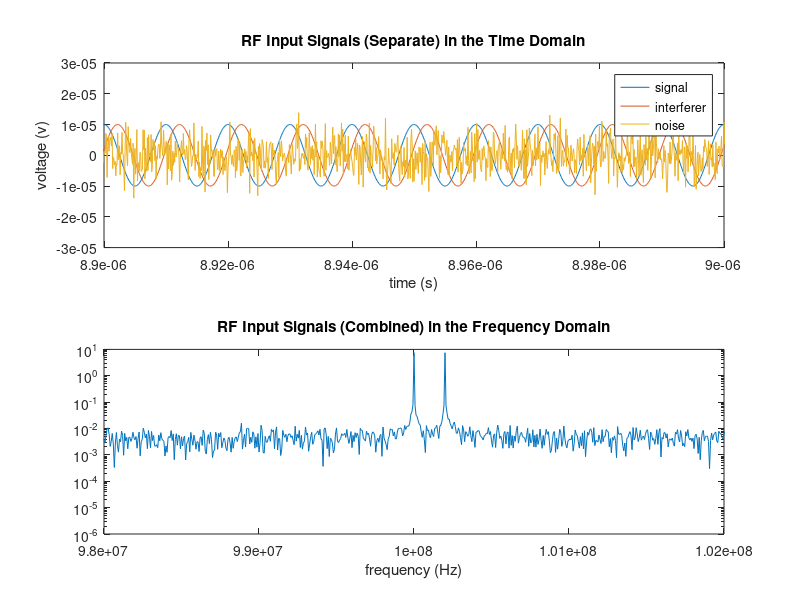

This figure's MATLAB source: (Note: this script raises an error after producing the figure.)
clear all; close all;

% simulation settings
t_step = 1e-10;
Nyq = 1/(2*t_step);
t = 0:t_step:1500e-7;

% tuner settings (band it's tuned to, IF frequency and BW, local oscillator frequency, etc.)
tuned_freq = 100 * 1e6;
F_IF = 450 * 1e3;
IF_BW = 200 * 1e3; % 300 * 1e3
F_LO = tuned_freq - F_IF;

% ADC setup (for a RF single channel, i.e. one set of both I and Q)
ADC_Fs = 3 * 1e6;
channel_Fs =  ADC_Fs / (4*2); % sample rate per I/Q channel
ADC_BW = 50 * 1e6; % 3dB bandwidth of the ADC front end
% TODO: adc quantization, full scale, number of bits

%% setup the signals to input
% signal of interest
w_s = 100 * 1e6 * 2 * pi; % [rad/s]
A_s = 10 * 1e-6; % [volts]
s = A_s * cos(w_s * t);

% interferer
w_i = 100.2 * 1e6 * 2 * pi; % [rad/s]
A_i = 10 * 1e-6; % [volts]
s_i = A_i * cos(w_i * t);

% noise
k = 1.380649e-23;
T = 25 + 273;
N0 = k*T;% [W/Hz]
noise_power = N0 * Nyq;
n = sqrt(noise_power) * randn(size(t));

rf_in = s + s_i + n;

%% plots of input signals
figure()
% time domain
subplot(2,1,1);
plot(t, s, t, s_i, t, n);
legend('signal', 'interferer', 'noise');
xlabel('time (s)');
ylabel('voltage (v)');
title('RF Input Signals (Separate) in the Time Domain');
xlim([8.9e-6 9e-6]);
% freq domain
subplot(2,1,2);
f = abs(fftshift(fft(rf_in)));
freqs = linspace(-Nyq, Nyq, length(f));
semilogy(freqs, f);
xlabel('frequency (Hz)');
title('RF Input Signals (Combined) in the Frequency Domain');
xlim([98e6 102e6]);


%% External LNA
% models the gain, (non)-linearity and NF of the external LNA
gain = 14; % dB
NF = 2.8; % dB
IIP3 = 29 - gain; % dBm
[LNA_out, LNA_transfer] = LNA(gain, NF, IIP3, rf_in);

%% plot what the LNA is doing
figure();
% transfer function of LNA
subplot(2,1,1);
plot(LNA_transfer.x, LNA_transfer.y);
title('Input vs. Output for LNA');
xlabel('Input [V]');
ylabel('Output [V]');
% input vs. output in FD
subplot(2,1,2);
f = abs(fftshift(fft(rf_in)));
freqs = linspace(-Nyq, Nyq, length(f));
semilogy(freqs, f);
hold on;
f = abs(fftshift(fft(LNA_out)));
freqs = linspace(-Nyq, Nyq, length(f));
semilogy(freqs, f);
hold off;
xlabel('frequency (Hz)');
title('Frequency Domain');
legend('Signal into LNA', 'Signal Out of LNA');
xlim([98e6 102e6]);

%% Channel selection filter
% this channel selection is done by the tuner, but is more easily modelled out the front here
[CS_out, CS_transfer] = channel_selection_filter(F_LO + F_IF, IF_BW, t, LNA_out);

%% plot what's happening with the channel selection filter
figure();
% fft of input compared with freq response of filter
subplot(3,1,1);
f = abs(fftshift(fft(LNA_out)));
freqs = linspace(-Nyq, Nyq, length(f));
semilogy(freqs, f);
hold on;
semilogy(CS_transfer.f, CS_transfer.H);
hold off;
xlabel('Frequency (Hz)');
ylabel('Magnitude');
legend('Input', '|H(f)| of filter');
xlim([98e6 102e6]);
title('Input to Tuner and |H(f)| of Channel Selection Filter');
% filtered signal in freq domain
subplot(3,1,2);
f = abs(fftshift(fft(CS_out)));
freqs = linspace(-Nyq, Nyq, length(f));
semilogy(freqs, f);
title('Output Signal (Frequency Domain)');
xlabel('Frequency (Hz)');
ylabel('Magnitude');
xlim([98e6 102e6]);
% filtered signal in time domain
subplot(3,1,3);
plot(t, CS_out);
xlim([8.9e-6 9e-6]);
xlabel('Time [s]');
ylabel('s(t) [v]');
title('Output Signal (Time Domain)');


%% RF part of tuner
% models the tuner's overall gain (frequency dependent)
% models all non-linearities in tuner
% models all noise introduced by tuner (except phase noise)
tuner_RF_out = CS_out; % TODO: proper implementation

%% Baseband part of tuner
% models downconversion (ideal--should this be ideal? maybe not to model IIP3, etc.)
% models phase noise on local oscillator
% models I/Q phase mismatch
% models I/Q amplitude mismatch
[I_LO, Q_LO] = local_oscillator(F_LO, t);

[I_tmp, Q_tmp] = mixer(tuner_RF_out, I_LO, Q_LO);

% filter again
I_baseband = fft_lowpass(I_tmp, t, ADC_BW);
Q_baseband = fft_lowpass(Q_tmp, t, ADC_BW);

%% plot the downconversion stuff
figure();
% look at LO signals
subplot(2,2,1);
plot(t, I_LO, t, Q_LO);
xlabel('Time [s]');
ylabel('v(t) [V]');
title('Local Oscillator Output');
legend('In-phase', 'Quadrature');
xlim([0 10*1e-8]);
subplot(2,2,2);
f = abs(fftshift(fft(I_LO + Q_LO)));
freqs = linspace(-Nyq, Nyq, length(f));
semilogy(freqs, f);
hold on;
f = abs(fftshift(fft(tuner_RF_out)));
freqs = linspace(-Nyq, Nyq, length(f));
semilogy(freqs, f);
hold off;
title('Frequency Domain');
xlabel('Frequency (Hz)');
ylabel('Magnitude');
legend('Local Oscillator Output', 'RF (filtered and amplified)');
xlim([(F_LO - 5e6) (F_LO + 5e6)]);
% look at the mixer output
subplot(2,2,3);
plot(t, I_baseband, t, Q_baseband);
xlabel('Time [s]');
ylabel('v(t) [V]');
title('Mixer Output');
legend('In-phase', 'Quadrature');
subplot(2,2,4);
f = abs(fftshift(fft(I_baseband)));
freqs = linspace(-Nyq, Nyq, length(f));
semilogy(freqs, f);
hold on;
f = abs(fftshift(fft(Q_baseband)));
freqs = linspace(-Nyq, Nyq, length(f));
semilogy(freqs, f);
hold off;
title('Mixer Output (Frequency Domain)');
xlabel('Frequency (Hz)');
ylabel('Magnitude');
legend('In-phase', 'Quadrature');
xlim([0 3*tuned_freq]);

%% Sampling and digitisation of baseband
[I_samples, I_t, I_debug] = ADC(channel_Fs, ADC_BW, 0, I_baseband, t);
T_delay = 1 / ADC_Fs;
[Q_samples, Q_t, Q_debug] = ADC(channel_Fs, ADC_BW, T_delay, Q_baseband, t);

%% plots of digitised signals
figure();
% LP filtered BB (time domain)
subplot(2,2,1);
plot(t, I_debug.s_LP, t, Q_debug.s_LP);
legend('I','Q');
title('Baseband LP Filtered by ADC Front End (Time Domain)');
xlabel('Time [s]');
ylabel('Magnitude');
% LP filtered BB (time domain)
subplot(2,2,2);
f = abs(fftshift(fft(I_debug.s_LP)));
freqs = linspace(-Nyq, Nyq, length(f));
semilogy(freqs, f);
hold on;
f = abs(fftshift(fft(Q_debug.s_LP)));
freqs = linspace(-Nyq, Nyq, length(f));
semilogy(freqs, f);
hold off;
title('Baseband LP Filtered by ADC Front End (Freq. domain)');
xlabel('Frequency (Hz)');
ylabel('Magnitude');
legend('In-phase', 'Quadrature');
xlim([0 3*tuned_freq]);
% sampled BB (time domain)
subplot(2,2,3);
plot(I_t, I_samples, Q_t, Q_samples);
legend('I','Q');
title('Baseband Sampled by ADC (Time Domain)');
xlabel('Time [s]');
ylabel('Magnitude');
% sampled BB (freq domain)
subplot(2,2,4);
digital_Nyq = channel_Fs / 2;
f = abs(fftshift(fft(I_samples)));
freqs = linspace(-digital_Nyq, digital_Nyq, length(f));
semilogy(freqs, f);
hold on;
f = abs(fftshift(fft(Q_samples)));
freqs = linspace(-digital_Nyq, digital_Nyq, length(f));
semilogy(freqs, f);
hold off;
title('Baseband Sampled by ADC (Freq. Domain)');
xlabel('Frequency (Hz)');
ylabel('Magnitude');
legend('I','Q');
xlim([0, digital_Nyq]);
% the filter used in the FE
fvtool(I_debug.D);

%% modules and stuff
% an ideal filter which follows the filter profile provided in the
% MSi001 datasheet
function [s_out, transfer] = channel_selection_filter(F, IF_BW, t, s_in)
    Nyq = (1/2) * 1/(t(2) - t(1));
    % freq response profile of the IF mode of the filter (per datasheet)
    f = [F - 4*IF_BW, F - 3*IF_BW, F - 2*IF_BW, F - IF_BW, F - 0.5*IF_BW, ...
       F, F + 0.5*IF_BW, F + IF_BW, F + 2*IF_BW, F + 3*IF_BW, F + 4*IF_BW];
    H_db = [-100, -89, -71, -39, -0.5, 0, -0.5, -39, -71, -89, -100];
    % mirror for the negative frequencies
    f = [f-2*F, f];
    H_db = [H_db, H_db];
    % extend response up to nyquist
    f = [-Nyq, f, Nyq];
    H_db = [-100, H_db, -100];
    
    ft = fftshift(fft(s_in));
    % do filtering
    % interpolate out freq response of filter to be of same length as ft
    df = 2*Nyq / (length(ft)-1);
    f_interp = linspace(-Nyq, Nyq, length(ft));
    H_interp_db = interp1(f, H_db, f_interp);
    
    % now apply the filter
    H_interp = 10.^(H_interp_db/20); % from dB to scaling factors for volts
    ft = ft .* H_interp;
    
    % back to the time domain
    s_out = ifft(ifftshift(ft));
    
    % for visualisation
    transfer = struct('f', f_interp, 'H', H_interp);
end

% gain in dB, NF in dB, IIP3 in dBm
function [s_out, transfer] = LNA(gain, NF, IIP3, s_in)
    alpha_1 = 10^(gain/20);
    alpha_2 = 0;
    % alpha_3 = -4*G/(3*V_IP3^2) = -4*G/(3*IIP3)
    IIP3_watts = 1000 * 10^(IIP3/10);
    alpha_3 = -4*alpha_1/(3*IIP3_watts); %-1e10;
    s_out = alpha_1 * s_in + alpha_2 * s_in.^2 + alpha_3 * s_in.^3;
    
    % for display of input vs. output
    x = linspace(-100e-6, 100e-6, 1000);
    y = alpha_1 * x + alpha_2 * x.^2 + alpha_3 * x.^3;
    transfer = struct('x', x, 'y', y);
    % TODO: noise figure
end

% TODO: phase noise, I/Q mismatch
function [I_out, Q_out] = local_oscillator(F_LO, t)
    % ideal downconversion/mixing uses exp(-jwt)=cos(wt)-j*sin(wt)
    I_out = cos(2*pi*F_LO * t);
    Q_out = -sin(2*pi*F_LO * t);
end

% TODO: I/Q amplitude imbalance
function [I_out, Q_out] = mixer(s_in, I_LO, Q_LO)
    complex_LO = I_LO + j*Q_LO;
    I_out = real(s_in.*complex_LO);
    Q_out = imag(s_in.*complex_LO);
end

% this is an ideal ADC that has an instant aperture, no RC time constant,
% etc. TODO: make this a bit more realistic.
% Fs is ADC sample rate in Hz, BW is ADC analog input bandwidth in Hz,
% delay is for offsetting sampling and is in seconds.
function [s_out, t_out, debug] = ADC(Fs, BW, delay, s_in, t_in)
    input_Nyq = 0.5 * 1/(t_in(2) - t_in(1));
    [s_LP, D] = lowpass(s_in, BW, input_Nyq, 'Steepness', 0.95);
    t_out = t_in(1) : 1/Fs : t_in(end) - delay;
    t_out = t_out + delay;
    s_out = interp1(t_in, s_LP, t_out);
    debug = struct('s_LP', s_LP, 't', t_in, 'D', D);
end

function [s_out] = fft_lowpass(s_in, t_in, BW)
    input_Nyq = 0.5 * 1/(t_in(2) - t_in(1));
    ft = fft(s_in);
    df = ((length(ft)-1)*(t_in(2) - t_in(1)))^(-1);
    cutoff_index = floor(BW/df) + 1;
    ft(cutoff_index : end-cutoff_index) = 0;
    s_out = ifft(ft);
end



